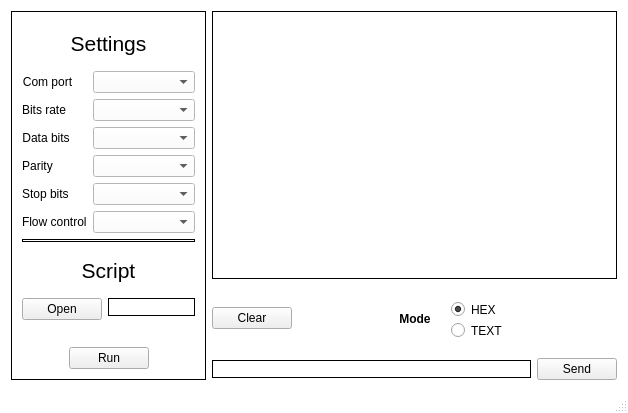
<?xml version="1.0" encoding="UTF-8"?>
<ui version="4.0">
 <class>MainWindow</class>
 <widget class="QMainWindow" name="MainWindow">
  <property name="geometry">
   <rect>
    <x>0</x>
    <y>0</y>
    <width>628</width>
    <height>413</height>
   </rect>
  </property>
  <property name="sizePolicy">
   <sizepolicy hsizetype="Preferred" vsizetype="Preferred">
    <horstretch>2</horstretch>
    <verstretch>2</verstretch>
   </sizepolicy>
  </property>
  <property name="windowTitle">
   <string>Serial HEX Console</string>
  </property>
  <property name="styleSheet">
   <string notr="true">#MainWindow {background-color: rgb(255, 255, 255);}</string>
  </property>
  <widget class="QWidget" name="centralWidget">
   <layout class="QGridLayout" name="gridLayout">
    <item row="0" column="0" rowspan="4">
     <widget class="QWidget" name="settingsToolbar" native="true">
      <property name="mouseTracking">
       <bool>true</bool>
      </property>
      <property name="autoFillBackground">
       <bool>false</bool>
      </property>
      <property name="styleSheet">
       <string notr="true">#settingsToolbar { border-style: solid; border-width: 1px; border-color: rgb(0, 0, 0); }

</string>
      </property>
      <layout class="QGridLayout" name="gridLayout_2">
       <item row="0" column="0">
        <widget class="QLabel" name="settings_label">
         <property name="font">
          <font>
           <pointsize>16</pointsize>
          </font>
         </property>
         <property name="autoFillBackground">
          <bool>false</bool>
         </property>
         <property name="styleSheet">
          <string notr="true">border-width: 0px;
border-style: solid;
border-color: rgb(0, 0, 0);</string>
         </property>
         <property name="text">
          <string>Settings</string>
         </property>
         <property name="alignment">
          <set>Qt::AlignCenter</set>
         </property>
        </widget>
       </item>
       <item row="2" column="0">
        <widget class="Line" name="line">
         <property name="sizePolicy">
          <sizepolicy hsizetype="Minimum" vsizetype="Fixed">
           <horstretch>0</horstretch>
           <verstretch>1</verstretch>
          </sizepolicy>
         </property>
         <property name="styleSheet">
          <string notr="true"> border-style: solid; border-width: 1px; border-color: rgb(0, 0, 0);</string>
         </property>
         <property name="orientation">
          <enum>Qt::Horizontal</enum>
         </property>
        </widget>
       </item>
       <item row="3" column="0">
        <widget class="QLabel" name="script_Label">
         <property name="font">
          <font>
           <pointsize>16</pointsize>
          </font>
         </property>
         <property name="styleSheet">
          <string notr="true">border-width: 0px;
border-style: solid;
border-color: rgb(0, 0, 0);</string>
         </property>
         <property name="text">
          <string>Script</string>
         </property>
         <property name="alignment">
          <set>Qt::AlignCenter</set>
         </property>
        </widget>
       </item>
       <item row="1" column="0">
        <layout class="QFormLayout" name="settings_layout">
         <property name="fieldGrowthPolicy">
          <enum>QFormLayout::AllNonFixedFieldsGrow</enum>
         </property>
         <item row="0" column="0">
          <widget class="QLabel" name="comPort_label">
           <property name="styleSheet">
            <string notr="true">border-width: 0px;</string>
           </property>
           <property name="text">
            <string>Com port</string>
           </property>
           <property name="alignment">
            <set>Qt::AlignCenter</set>
           </property>
          </widget>
         </item>
         <item row="0" column="1">
          <widget class="QComboBox" name="comPort_comboBox">
           <property name="styleSheet">
            <string notr="true">background-color: rgb(255, 255, 255);
border-bottom-style: solid;
 border-bottom-width: 1px; 
border-bottom-color: rgb(0, 0, 0); </string>
           </property>
          </widget>
         </item>
         <item row="1" column="0">
          <widget class="QLabel" name="bitsRate_label">
           <property name="styleSheet">
            <string notr="true">border-width: 0px;</string>
           </property>
           <property name="text">
            <string>Bits rate</string>
           </property>
           <property name="alignment">
            <set>Qt::AlignCenter</set>
           </property>
          </widget>
         </item>
         <item row="1" column="1">
          <widget class="QComboBox" name="bitsRate_comboBox">
           <property name="styleSheet">
            <string notr="true">background-color: rgb(255, 255, 255);</string>
           </property>
          </widget>
         </item>
         <item row="2" column="0">
          <widget class="QLabel" name="dataBits_label">
           <property name="styleSheet">
            <string notr="true">border-width: 0px;</string>
           </property>
           <property name="text">
            <string>Data bits</string>
           </property>
           <property name="alignment">
            <set>Qt::AlignCenter</set>
           </property>
          </widget>
         </item>
         <item row="2" column="1">
          <widget class="QComboBox" name="dataBits_comboBox">
           <property name="styleSheet">
            <string notr="true">background-color: rgb(255, 255, 255);</string>
           </property>
          </widget>
         </item>
         <item row="3" column="0">
          <widget class="QLabel" name="parity_label">
           <property name="styleSheet">
            <string notr="true">border-width: 0px;</string>
           </property>
           <property name="text">
            <string>Parity</string>
           </property>
           <property name="alignment">
            <set>Qt::AlignCenter</set>
           </property>
          </widget>
         </item>
         <item row="3" column="1">
          <widget class="QComboBox" name="parity__comboBox">
           <property name="styleSheet">
            <string notr="true">background-color: rgb(255, 255, 255);</string>
           </property>
          </widget>
         </item>
         <item row="4" column="0">
          <widget class="QLabel" name="stopBits_label">
           <property name="styleSheet">
            <string notr="true">border-width: 0px;</string>
           </property>
           <property name="text">
            <string>Stop bits</string>
           </property>
          </widget>
         </item>
         <item row="4" column="1">
          <widget class="QComboBox" name="stopBits_comboBox">
           <property name="styleSheet">
            <string notr="true">background-color: rgb(255, 255, 255);</string>
           </property>
          </widget>
         </item>
         <item row="5" column="0">
          <widget class="QLabel" name="flowControl_label">
           <property name="styleSheet">
            <string notr="true">border-width: 0px;</string>
           </property>
           <property name="text">
            <string>Flow control</string>
           </property>
          </widget>
         </item>
         <item row="5" column="1">
          <widget class="QComboBox" name="flowControl_comboBox">
           <property name="styleSheet">
            <string notr="true">background-color: rgb(255, 255, 255);</string>
           </property>
          </widget>
         </item>
        </layout>
       </item>
       <item row="5" column="0">
        <layout class="QHBoxLayout" name="horizontalLayout">
         <item>
          <spacer name="horizontalSpacer_6">
           <property name="orientation">
            <enum>Qt::Horizontal</enum>
           </property>
           <property name="sizeHint" stdset="0">
            <size>
             <width>40</width>
             <height>20</height>
            </size>
           </property>
          </spacer>
         </item>
         <item>
          <widget class="QPushButton" name="run_button">
           <property name="text">
            <string>Run</string>
           </property>
           <property name="shortcut">
            <string>Ctrl+R</string>
           </property>
          </widget>
         </item>
         <item>
          <spacer name="horizontalSpacer_5">
           <property name="orientation">
            <enum>Qt::Horizontal</enum>
           </property>
           <property name="sizeHint" stdset="0">
            <size>
             <width>40</width>
             <height>20</height>
            </size>
           </property>
          </spacer>
         </item>
        </layout>
       </item>
       <item row="4" column="0">
        <layout class="QFormLayout" name="script_layout">
         <item row="0" column="0">
          <widget class="QPushButton" name="open_button">
           <property name="enabled">
            <bool>true</bool>
           </property>
           <property name="sizePolicy">
            <sizepolicy hsizetype="Preferred" vsizetype="Fixed">
             <horstretch>0</horstretch>
             <verstretch>0</verstretch>
            </sizepolicy>
           </property>
           <property name="font">
            <font>
             <stylestrategy>PreferAntialias</stylestrategy>
            </font>
           </property>
           <property name="styleSheet">
            <string notr="true"/>
           </property>
           <property name="text">
            <string>Open</string>
           </property>
           <property name="shortcut">
            <string>Ctrl+O</string>
           </property>
           <property name="autoDefault">
            <bool>false</bool>
           </property>
           <property name="default">
            <bool>false</bool>
           </property>
           <property name="flat">
            <bool>false</bool>
           </property>
          </widget>
         </item>
         <item row="0" column="1">
          <widget class="QLineEdit" name="filePath_lineEdit">
           <property name="styleSheet">
            <string notr="true">border-style: solid; 
border-width: 1px; 
border-color: rgb(0, 0, 0); </string>
           </property>
          </widget>
         </item>
        </layout>
       </item>
      </layout>
      <zorder>settings_label</zorder>
      <zorder>script_Label</zorder>
      <zorder>line</zorder>
      <zorder></zorder>
      <zorder></zorder>
     </widget>
    </item>
    <item row="1" column="1" rowspan="2">
     <widget class="QPushButton" name="clear_button">
      <property name="sizePolicy">
       <sizepolicy hsizetype="Fixed" vsizetype="Fixed">
        <horstretch>0</horstretch>
        <verstretch>0</verstretch>
       </sizepolicy>
      </property>
      <property name="text">
       <string>Clear</string>
      </property>
      <property name="shortcut">
       <string>Ctrl+Backspace</string>
      </property>
      <property name="autoDefault">
       <bool>false</bool>
      </property>
      <property name="default">
       <bool>false</bool>
      </property>
      <property name="flat">
       <bool>false</bool>
      </property>
     </widget>
    </item>
    <item row="1" column="2">
     <spacer name="horizontalSpacer">
      <property name="orientation">
       <enum>Qt::Horizontal</enum>
      </property>
      <property name="sizeHint" stdset="0">
       <size>
        <width>115</width>
        <height>25</height>
       </size>
      </property>
     </spacer>
    </item>
    <item row="1" column="3" rowspan="2">
     <layout class="QHBoxLayout" name="mode_horizontal_layout">
      <item>
       <widget class="QLabel" name="mode_label">
        <property name="font">
         <font>
          <weight>75</weight>
          <bold>true</bold>
         </font>
        </property>
        <property name="text">
         <string>Mode</string>
        </property>
        <property name="alignment">
         <set>Qt::AlignCenter</set>
        </property>
       </widget>
      </item>
      <item>
       <widget class="QGroupBox" name="groupBox">
        <property name="enabled">
         <bool>true</bool>
        </property>
        <property name="sizePolicy">
         <sizepolicy hsizetype="Fixed" vsizetype="Fixed">
          <horstretch>0</horstretch>
          <verstretch>0</verstretch>
         </sizepolicy>
        </property>
        <property name="styleSheet">
         <string notr="true"> border-style: solid; border-width: 0px; border-color: rgb(0, 0, 0);</string>
        </property>
        <property name="title">
         <string/>
        </property>
        <layout class="QVBoxLayout" name="verticalLayout_2">
         <item>
          <widget class="QRadioButton" name="hex_radioButton">
           <property name="text">
            <string>HEX</string>
           </property>
           <property name="shortcut">
            <string>Ctrl+H</string>
           </property>
           <property name="checked">
            <bool>true</bool>
           </property>
          </widget>
         </item>
         <item>
          <widget class="QRadioButton" name="text_radioButton">
           <property name="text">
            <string>TEXT</string>
           </property>
           <property name="shortcut">
            <string>Ctrl+T</string>
           </property>
           <property name="checkable">
            <bool>true</bool>
           </property>
           <property name="checked">
            <bool>false</bool>
           </property>
          </widget>
         </item>
        </layout>
       </widget>
      </item>
     </layout>
    </item>
    <item row="1" column="4">
     <spacer name="horizontalSpacer_2">
      <property name="orientation">
       <enum>Qt::Horizontal</enum>
      </property>
      <property name="sizeHint" stdset="0">
       <size>
        <width>114</width>
        <height>20</height>
       </size>
      </property>
     </spacer>
    </item>
    <item row="2" column="2">
     <spacer name="horizontalSpacer_3">
      <property name="orientation">
       <enum>Qt::Horizontal</enum>
      </property>
      <property name="sizeHint" stdset="0">
       <size>
        <width>115</width>
        <height>20</height>
       </size>
      </property>
     </spacer>
    </item>
    <item row="2" column="4">
     <spacer name="horizontalSpacer_4">
      <property name="orientation">
       <enum>Qt::Horizontal</enum>
      </property>
      <property name="sizeHint" stdset="0">
       <size>
        <width>114</width>
        <height>20</height>
       </size>
      </property>
     </spacer>
    </item>
    <item row="0" column="1" colspan="4">
     <widget class="QTextBrowser" name="log_textBrowser">
      <property name="styleSheet">
       <string notr="true"> border-style: solid; border-width: 1px; border-color: rgb(0, 0, 0);</string>
      </property>
     </widget>
    </item>
    <item row="3" column="1" colspan="4">
     <layout class="QGridLayout" name="sendEdit_layout">
      <item row="0" column="1">
       <widget class="QPushButton" name="send_pushButton">
        <property name="styleSheet">
         <string notr="true"/>
        </property>
        <property name="text">
         <string>Send</string>
        </property>
        <property name="shortcut">
         <string>Ctrl+Return</string>
        </property>
       </widget>
      </item>
      <item row="0" column="0">
       <widget class="QLineEdit" name="send_text_lineEdit">
        <property name="styleSheet">
         <string notr="true">border-style: solid; 
border-width: 1px; 
border-color: rgb(0, 0, 0); </string>
        </property>
        <property name="maxLength">
         <number>128</number>
        </property>
       </widget>
      </item>
     </layout>
    </item>
   </layout>
  </widget>
  <widget class="QStatusBar" name="statusBar"/>
 </widget>
 <layoutdefault spacing="6" margin="11"/>
 <resources/>
 <connections>
  <connection>
   <sender>clear_button</sender>
   <signal>clicked()</signal>
   <receiver>log_textBrowser</receiver>
   <slot>clear()</slot>
   <hints>
    <hint type="sourcelabel">
     <x>339</x>
     <y>333</y>
    </hint>
    <hint type="destinationlabel">
     <x>264</x>
     <y>239</y>
    </hint>
   </hints>
  </connection>
 </connections>
</ui>
